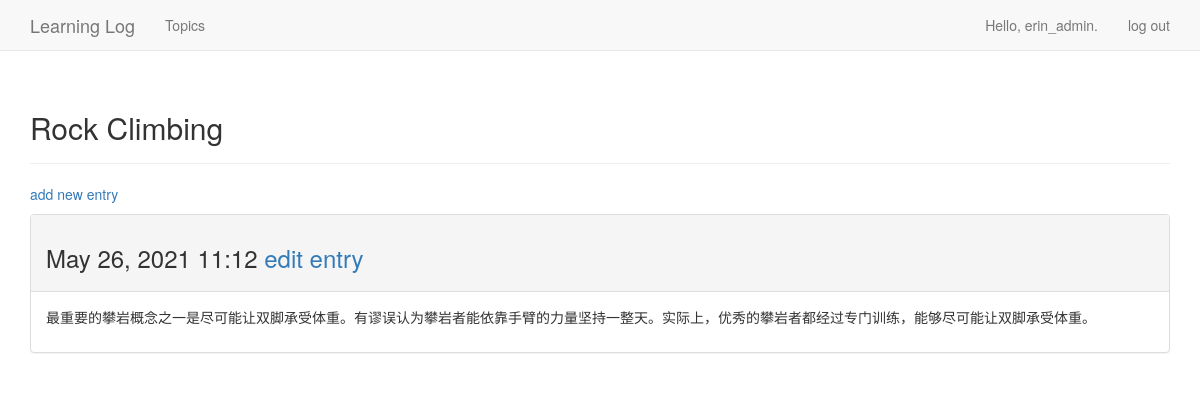
/topics/2 (signed in), run on an earlier commit of the app's database.
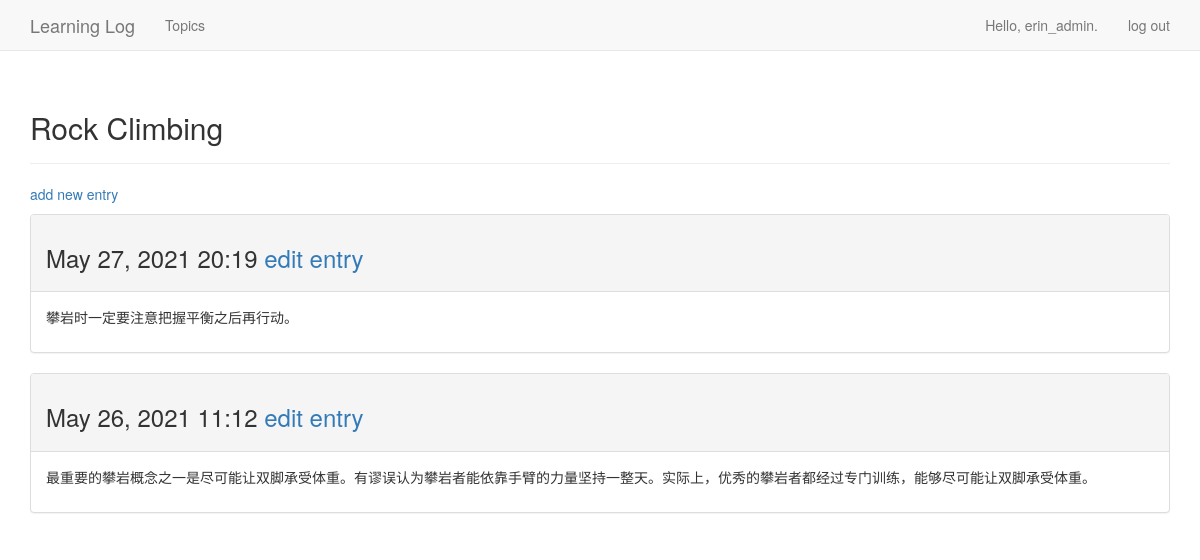
And on a later commit of the database.
### learning_logs/models.py (models this page shows, shortened)
class Entry(models.Model):
    topic = models.ForeignKey(Topic, on_delete=models.CASCADE)
    text = models.TextField()
    date_added = models.DateTimeField(auto_now_add=True)
    class Meta:
        verbose_name_plural = 'entries'

### learning_logs/views.py (the view)
# urls.py: path('topics/<topic_id>', views.topic, name='topic'),
@login_required
def topic(request, topic_id):
    topic = get_object_or_404(Topic, id=topic_id)
    check_topic_owner(request, topic)
    entries = topic.entry_set.order_by('-date_added')
    context = {'topic': topic, 'entries': entries}
    return render(request, 'learning_logs/topic.html', context)

### learning_logs/models.py (called while the page is built)
    def __str__(self):
        return self.text

### learning_logs/views.py (called while the page is built)
def check_topic_owner(request, topic):
    if topic.owner != request.user:
        raise Http404

### learning_logs/templates/learning_logs/topic.html (shortened to what this page needs)
{% extends "learning_logs/base.html" %}
{% block header %}
  <h2>{{ topic }}</h2>
{% endblock header %}
{% block content %}
  <p>
    <a href="{% url 'learning_logs:new_entry' topic.id %}">add new entry</a>
  </p>
  {% for entry in entries %}
    <div class="panel panel-default">
      <div class="panel-heading">
        <h3>
          {{ entry.date_added|date:'M d, Y H:i' }}
          <samll>
            <a href="{% url 'learning_logs:edit_entry' entry.id %}">
              edit entry</a>
        </h3>
      </div>
      <div class="panel-body">
        {{ entry.text|linebreaks }}
      </div>
    </div>
  {% empty %}
    There are no entries for this topic yet.
  {% endfor %}
{% endblock content %}

What changed in the data, as far as the page shows it:
added Entry: date_added "May 27, 2021 20:19", text "攀岩时一定要注意把握平衡之后再行动。"
